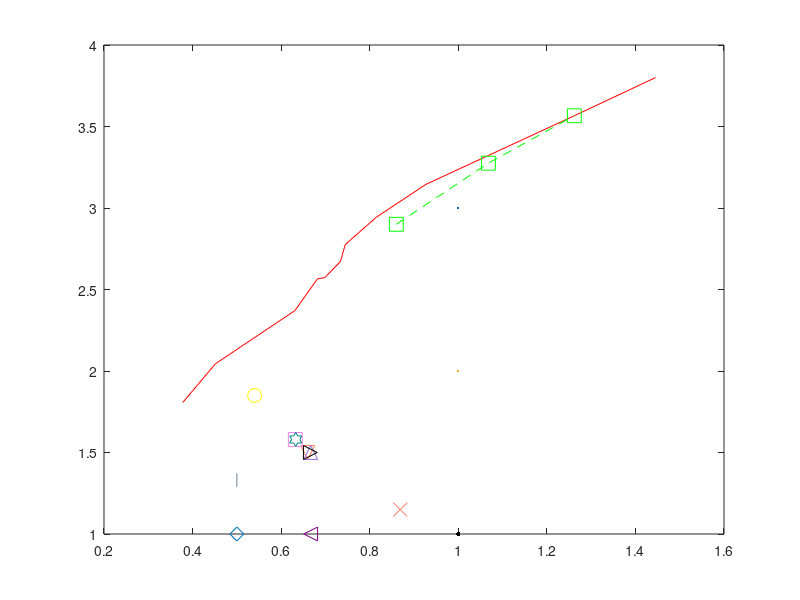

Source code (MATLAB): (Note: this script raises an error after producing the figure.)
clc;
clear all;
close all;

x=[ 1.445324132,1.262,0.9272,0.8152,0.7447,0.7340,0.6984, 0.6821, 0.6309,0.4515,0.37799];
y=[3.80,3.566,3.1455,2.9441,2.7755,2.6725,2.5727,2.5658,2.37,2.0442,1.8071];
%xi = [x(1):0.0000001:x(end)];
%vid=interp1(x,y,xi,'pchip');
%figure;
%
x_emd=[0.86,1.068,1.262];
y_emd=[2.9,3.275,3.566];


x_femd=[1];
y_femd=[1];

x_de=[0.54];
y_de=[1.85];

x_iemd=[0.66];
y_iemd=[1.5];

x_gemd=[0.66666];
y_gemd=[1.5];

x_egemd=[0.666];
y_egemd=[1.5];

x_multi=[0.6666];
y_multi=[1];

x_value=[0.5];
y_value=[1];

x_hemd=[0.632];
y_hemd=[1.58];

x_emd2=[0.6329];
y_emd2=[1.58];

x_msd=[0.869];
y_msd=[1.15];


x_appm=[0.5];
y_appm=[1.33];

x_mpemd=[1];
y_mpemd=[1];

x_aemd=[0.5];
y_aemd=[1.0];

x_2F=[0.4];
y_2F=[1];

x_catal=[1];
y_catal=[0.125];

x_kirs=[0.75];
y_kirs=[0.66];

x_rgemd=[0.5];
y_rgemd=[0.85];

x_pvd=[0.4];
y_pvd=[0.45];

x_DualImage=[1];
y_DualImage=[1];
figure;

plot(x,y,'r', LineWidth=3)
hold on

plot(x_emd, y_emd, '--gs', 'Color', 'green','MarkerSize',10,LineWidth=2);
plot(x_femd, y_femd, '.', 'Color', 'black','MarkerSize',10,LineWidth=2);
plot(x_de, y_de, 'o', 'Color', 'yellow','MarkerSize',10,LineWidth=2);
plot(x_iemd,y_iemd,'v','Color','#FF7F50','MarkerSize',10,LineWidth=2);
plot(x_gemd,y_gemd,'^','Color','#9370DB','MarkerSize',10,LineWidth=2);
plot(x_egemd,y_egemd,'>','Color','black','MarkerSize',10,LineWidth=2);
plot(x_multi,y_multi,'<','Color','#800080','MarkerSize',10,LineWidth=2);


plot(x_value,y_value,'diamond','Color','#0072BD','MarkerSize',10,LineWidth=2);
plot(x_hemd,y_hemd,'s','Color','#EE82EE','MarkerSize',10,LineWidth=2);
plot(x_emd2,y_emd2,'h','Color','#008080','MarkerSize',10,LineWidth=2);
plot(x_msd,y_msd,'x','Color','#FA8072','MarkerSize',10,LineWidth=2);



plot(x_appm,y_appm,'|','Color','#708090','MarkerSize',10,LineWidth=2);
plot(x_mpemd,y_mpemd,'D','Color','#556B2F','MarkerSize',10,LineWidth=2);
plot(x_aemd,y_aemd,'_','Color','#A0522D','MarkerSize',10,LineWidth=2);

plot(x_2F,y_2F,'*','Color','#006400','MarkerSize',10,LineWidth=2);
plot(x_catal,y_catal,'.','Color','#8B0000','MarkerSize',10,LineWidth=2);
plot(x_kirs,y_kirs,'P','Color','#7FFF00','MarkerSize',10,LineWidth=2);
plot(x_rgemd,y_rgemd,'p','Color','#00008B','MarkerSize',10,LineWidth=2);
plot(x_pvd,y_pvd,'s','Color','#00BFFF','MarkerSize',10,LineWidth=2);
plot(x_DualImage,y_DualImage,'hexagram','Color','#8B4513','MarkerSize',10,LineWidth=2);
xlabel('1/Payload','FontSize',13,FontWeight='bold');
ylabel('Efficiency','FontSize',13,FontWeight='bold');

% Create a legend
legend({'ProposedMethod', 'EMD', 'FEMD', 'DE', 'IEMD', 'GEMD', 'Enhanced GEMD', 'Multi-bit Encoding', 'Pixel Value Adjustment', 'Hypercube EMD', 'EMD-2', 'MSD BASED',  'APPM', 'MPEMD', 'AEMD', '2-Functions', 'Catalan Base', 'Kirsch Base', 'RGEMD', 'Pixel Value Differencing','Dual-Image'},'FontSize',12,'FontWeight','bold');

% Save the figure
saveas(gcf, 'myfig.png', 'png');

% Display the figure
hold off;
%}
